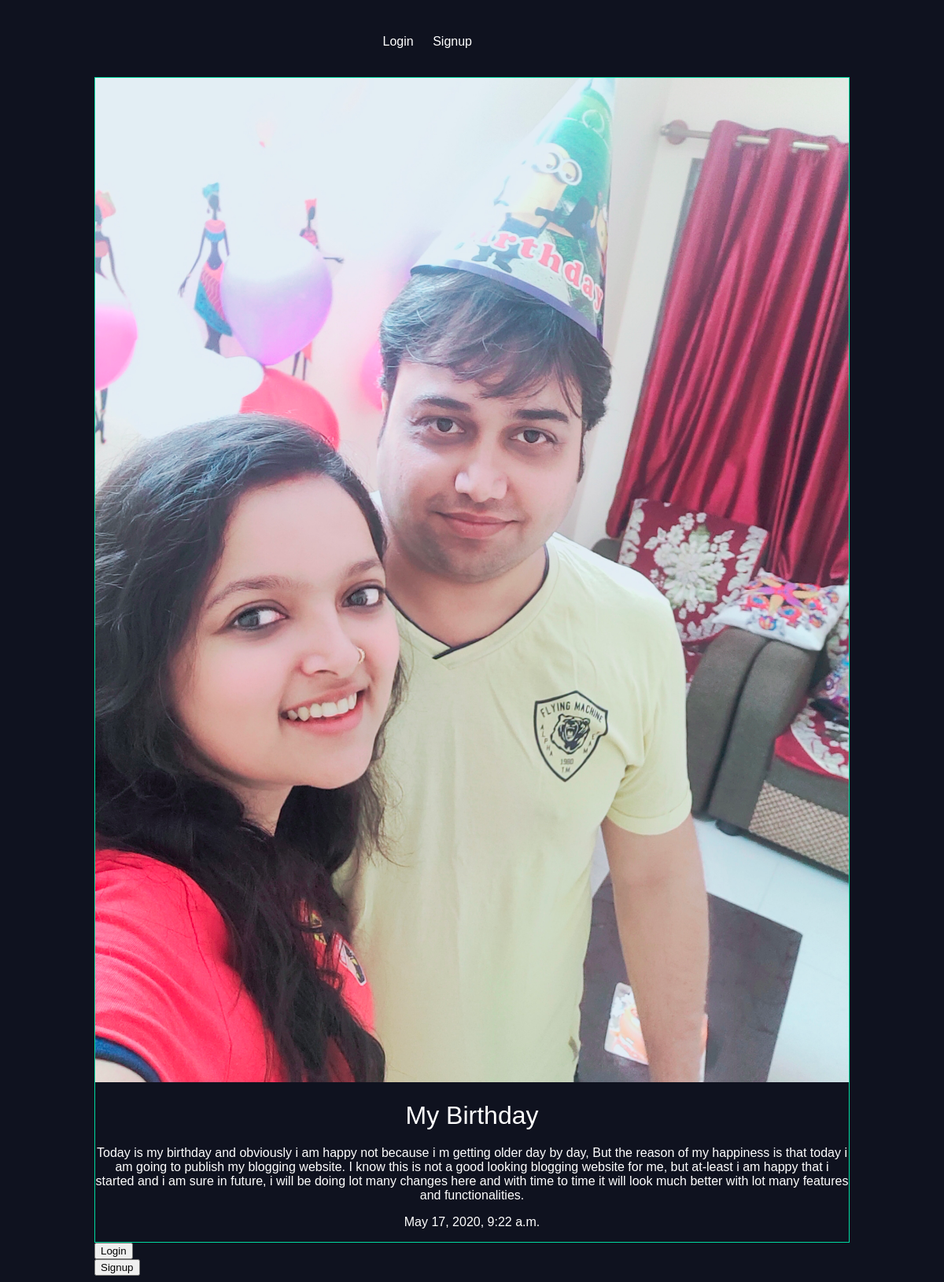
Page /my-birthday/ on the committed database.
### articles/models.py (models this page shows, shortened)
class Article(models.Model):
    title = models.CharField(max_length=100)
    slug = models.SlugField()
    body = models.TextField()
    date = models.DateTimeField(auto_now_add=True)
    thumb = models.ImageField(default='default.png', blank=True)
    author = models.ForeignKey(User, default=None, on_delete=models.CASCADE)

### articles/views.py (the view)
# urls.py: path('<slug>/', views.article_detail, name='detail'),
def article_detail(request, slug):
    article = Article.objects.get(slug=slug)
    return render(request, 'articles/article_detail.html', {'article': article})

### articles/templates/articles/article_detail.html
{% extends 'base.html' %}
{% block content %}
  <div class="article-detail">
      <div class="article">
          <img src="{{article.thumb.url}}"/>
          <h2>{{ article.title}}</h2>
          <p>{{article.body}}</p>
          <p>{{article.date}}</p>
      </div>
  </div>
  <div class="login-singup">
    <form action="/accounts/login/">
      <input type="submit" value="Login">
  </form>
  <form action="/accounts/signup/">
    <input type="submit" value="Signup">
</form>
  </div>
  </div>
  {% endblock %}

### assets/styles.css (style rules this page uses)
body { background-color: #0f121f; background-repeat: no-repeat; color: #fff; }
body * { font-family: sans-serif; }
h1, h2, h3, h4, h5 { font-weight: normal; margin: 0; text-align: center; }
.article { padding: 10px; border: 1px solid #00dba0; position: relative; padding-bottom: 40px; }
.article h2 { font-size: 1.2em; }
.article-detail .article { padding: 0; }
.article-detail .article img { max-width: 100%; }
.article-detail .article h2 { text-align: center; margin: 20px auto; font-size: 2em; }
.article-detail .article p { text-align: center; }

### rows in the picture
Article: thumb (picture), title "My Birthday", body "Today is my birthday and obviously i am happy not because i m getting older day by day, But the reason of my happiness is that today i am going to publish my blogging website. I know this is not a good looking blogging website for me, but at-least i am happy that i started and i am sure in future, i will be doing lot many changes here and with time to time it will look much better with lot many features and functionalities.", date "May 17, 2020, 9:22 a.m."
